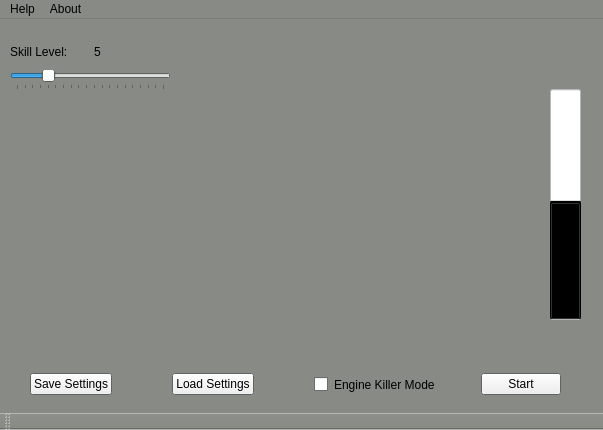
<?xml version="1.0" encoding="UTF-8"?>
<ui version="4.0">
 <class>MainWindow</class>
 <widget class="QMainWindow" name="MainWindow">
  <property name="geometry">
   <rect>
    <x>0</x>
    <y>0</y>
    <width>603</width>
    <height>430</height>
   </rect>
  </property>
  <property name="palette">
   <palette>
    <active>
     <colorrole role="Base">
      <brush brushstyle="SolidPattern">
       <color alpha="255">
        <red>255</red>
        <green>255</green>
        <blue>255</blue>
       </color>
      </brush>
     </colorrole>
     <colorrole role="Window">
      <brush brushstyle="SolidPattern">
       <color alpha="255">
        <red>136</red>
        <green>138</green>
        <blue>133</blue>
       </color>
      </brush>
     </colorrole>
     <colorrole role="ToolTipBase">
      <brush brushstyle="SolidPattern">
       <color alpha="255">
        <red>255</red>
        <green>255</green>
        <blue>220</blue>
       </color>
      </brush>
     </colorrole>
    </active>
    <inactive>
     <colorrole role="Base">
      <brush brushstyle="SolidPattern">
       <color alpha="255">
        <red>255</red>
        <green>255</green>
        <blue>255</blue>
       </color>
      </brush>
     </colorrole>
     <colorrole role="Window">
      <brush brushstyle="SolidPattern">
       <color alpha="255">
        <red>136</red>
        <green>138</green>
        <blue>133</blue>
       </color>
      </brush>
     </colorrole>
     <colorrole role="ToolTipBase">
      <brush brushstyle="SolidPattern">
       <color alpha="255">
        <red>255</red>
        <green>255</green>
        <blue>220</blue>
       </color>
      </brush>
     </colorrole>
    </inactive>
    <disabled>
     <colorrole role="Base">
      <brush brushstyle="SolidPattern">
       <color alpha="255">
        <red>136</red>
        <green>138</green>
        <blue>133</blue>
       </color>
      </brush>
     </colorrole>
     <colorrole role="Window">
      <brush brushstyle="SolidPattern">
       <color alpha="255">
        <red>136</red>
        <green>138</green>
        <blue>133</blue>
       </color>
      </brush>
     </colorrole>
     <colorrole role="ToolTipBase">
      <brush brushstyle="SolidPattern">
       <color alpha="255">
        <red>255</red>
        <green>255</green>
        <blue>220</blue>
       </color>
      </brush>
     </colorrole>
    </disabled>
   </palette>
  </property>
  <property name="windowTitle">
   <string>Chess Bot</string>
  </property>
  <property name="windowOpacity">
   <double>1.000000000000000</double>
  </property>
  <widget class="QWidget" name="centralwidget">
   <widget class="QWidget" name="verticalLayoutWidget">
    <property name="geometry">
     <rect>
      <x>10</x>
      <y>20</y>
      <width>161</width>
      <height>51</height>
     </rect>
    </property>
    <layout class="QVBoxLayout" name="verticalLayout_2">
     <item>
      <layout class="QHBoxLayout" name="horizontalLayout">
       <item>
        <widget class="QLabel" name="label">
         <property name="text">
          <string>Skill Level: </string>
         </property>
        </widget>
       </item>
       <item>
        <widget class="QLabel" name="skillLevel">
         <property name="text">
          <string>5</string>
         </property>
        </widget>
       </item>
      </layout>
     </item>
     <item>
      <widget class="QSlider" name="skillSlider">
       <property name="minimum">
        <number>1</number>
       </property>
       <property name="maximum">
        <number>20</number>
       </property>
       <property name="sliderPosition">
        <number>5</number>
       </property>
       <property name="orientation">
        <enum>Qt::Horizontal</enum>
       </property>
       <property name="tickPosition">
        <enum>QSlider::TicksBelow</enum>
       </property>
       <property name="tickInterval">
        <number>1</number>
       </property>
      </widget>
     </item>
    </layout>
   </widget>
   <widget class="QProgressBar" name="progressBar">
    <property name="geometry">
     <rect>
      <x>550</x>
      <y>70</y>
      <width>31</width>
      <height>231</height>
     </rect>
    </property>
    <property name="palette">
     <palette>
      <active>
       <colorrole role="WindowText">
        <brush brushstyle="SolidPattern">
         <color alpha="255">
          <red>0</red>
          <green>0</green>
          <blue>0</blue>
         </color>
        </brush>
       </colorrole>
       <colorrole role="Button">
        <brush brushstyle="SolidPattern">
         <color alpha="255">
          <red>255</red>
          <green>255</green>
          <blue>255</blue>
         </color>
        </brush>
       </colorrole>
       <colorrole role="Light">
        <brush brushstyle="SolidPattern">
         <color alpha="255">
          <red>255</red>
          <green>255</green>
          <blue>255</blue>
         </color>
        </brush>
       </colorrole>
       <colorrole role="Midlight">
        <brush brushstyle="SolidPattern">
         <color alpha="255">
          <red>255</red>
          <green>255</green>
          <blue>255</blue>
         </color>
        </brush>
       </colorrole>
       <colorrole role="Dark">
        <brush brushstyle="SolidPattern">
         <color alpha="255">
          <red>127</red>
          <green>127</green>
          <blue>127</blue>
         </color>
        </brush>
       </colorrole>
       <colorrole role="Mid">
        <brush brushstyle="SolidPattern">
         <color alpha="255">
          <red>170</red>
          <green>170</green>
          <blue>170</blue>
         </color>
        </brush>
       </colorrole>
       <colorrole role="Text">
        <brush brushstyle="SolidPattern">
         <color alpha="255">
          <red>0</red>
          <green>0</green>
          <blue>0</blue>
         </color>
        </brush>
       </colorrole>
       <colorrole role="BrightText">
        <brush brushstyle="SolidPattern">
         <color alpha="255">
          <red>255</red>
          <green>255</green>
          <blue>255</blue>
         </color>
        </brush>
       </colorrole>
       <colorrole role="ButtonText">
        <brush brushstyle="SolidPattern">
         <color alpha="255">
          <red>0</red>
          <green>0</green>
          <blue>0</blue>
         </color>
        </brush>
       </colorrole>
       <colorrole role="Base">
        <brush brushstyle="SolidPattern">
         <color alpha="255">
          <red>255</red>
          <green>255</green>
          <blue>255</blue>
         </color>
        </brush>
       </colorrole>
       <colorrole role="Window">
        <brush brushstyle="SolidPattern">
         <color alpha="255">
          <red>255</red>
          <green>255</green>
          <blue>255</blue>
         </color>
        </brush>
       </colorrole>
       <colorrole role="Shadow">
        <brush brushstyle="SolidPattern">
         <color alpha="255">
          <red>0</red>
          <green>0</green>
          <blue>0</blue>
         </color>
        </brush>
       </colorrole>
       <colorrole role="Highlight">
        <brush brushstyle="SolidPattern">
         <color alpha="255">
          <red>0</red>
          <green>0</green>
          <blue>0</blue>
         </color>
        </brush>
       </colorrole>
       <colorrole role="AlternateBase">
        <brush brushstyle="SolidPattern">
         <color alpha="255">
          <red>255</red>
          <green>255</green>
          <blue>255</blue>
         </color>
        </brush>
       </colorrole>
       <colorrole role="ToolTipBase">
        <brush brushstyle="SolidPattern">
         <color alpha="255">
          <red>255</red>
          <green>255</green>
          <blue>220</blue>
         </color>
        </brush>
       </colorrole>
       <colorrole role="ToolTipText">
        <brush brushstyle="SolidPattern">
         <color alpha="255">
          <red>0</red>
          <green>0</green>
          <blue>0</blue>
         </color>
        </brush>
       </colorrole>
       <colorrole role="PlaceholderText">
        <brush brushstyle="SolidPattern">
         <color alpha="128">
          <red>0</red>
          <green>0</green>
          <blue>0</blue>
         </color>
        </brush>
       </colorrole>
      </active>
      <inactive>
       <colorrole role="WindowText">
        <brush brushstyle="SolidPattern">
         <color alpha="255">
          <red>0</red>
          <green>0</green>
          <blue>0</blue>
         </color>
        </brush>
       </colorrole>
       <colorrole role="Button">
        <brush brushstyle="SolidPattern">
         <color alpha="255">
          <red>255</red>
          <green>255</green>
          <blue>255</blue>
         </color>
        </brush>
       </colorrole>
       <colorrole role="Light">
        <brush brushstyle="SolidPattern">
         <color alpha="255">
          <red>255</red>
          <green>255</green>
          <blue>255</blue>
         </color>
        </brush>
       </colorrole>
       <colorrole role="Midlight">
        <brush brushstyle="SolidPattern">
         <color alpha="255">
          <red>255</red>
          <green>255</green>
          <blue>255</blue>
         </color>
        </brush>
       </colorrole>
       <colorrole role="Dark">
        <brush brushstyle="SolidPattern">
         <color alpha="255">
          <red>127</red>
          <green>127</green>
          <blue>127</blue>
         </color>
        </brush>
       </colorrole>
       <colorrole role="Mid">
        <brush brushstyle="SolidPattern">
         <color alpha="255">
          <red>170</red>
          <green>170</green>
          <blue>170</blue>
         </color>
        </brush>
       </colorrole>
       <colorrole role="Text">
        <brush brushstyle="SolidPattern">
         <color alpha="255">
          <red>0</red>
          <green>0</green>
          <blue>0</blue>
         </color>
        </brush>
       </colorrole>
       <colorrole role="BrightText">
        <brush brushstyle="SolidPattern">
         <color alpha="255">
          <red>255</red>
          <green>255</green>
          <blue>255</blue>
         </color>
        </brush>
       </colorrole>
       <colorrole role="ButtonText">
        <brush brushstyle="SolidPattern">
         <color alpha="255">
          <red>0</red>
          <green>0</green>
          <blue>0</blue>
         </color>
        </brush>
       </colorrole>
       <colorrole role="Base">
        <brush brushstyle="SolidPattern">
         <color alpha="255">
          <red>255</red>
          <green>255</green>
          <blue>255</blue>
         </color>
        </brush>
       </colorrole>
       <colorrole role="Window">
        <brush brushstyle="SolidPattern">
         <color alpha="255">
          <red>255</red>
          <green>255</green>
          <blue>255</blue>
         </color>
        </brush>
       </colorrole>
       <colorrole role="Shadow">
        <brush brushstyle="SolidPattern">
         <color alpha="255">
          <red>0</red>
          <green>0</green>
          <blue>0</blue>
         </color>
        </brush>
       </colorrole>
       <colorrole role="Highlight">
        <brush brushstyle="SolidPattern">
         <color alpha="255">
          <red>0</red>
          <green>0</green>
          <blue>0</blue>
         </color>
        </brush>
       </colorrole>
       <colorrole role="AlternateBase">
        <brush brushstyle="SolidPattern">
         <color alpha="255">
          <red>255</red>
          <green>255</green>
          <blue>255</blue>
         </color>
        </brush>
       </colorrole>
       <colorrole role="ToolTipBase">
        <brush brushstyle="SolidPattern">
         <color alpha="255">
          <red>255</red>
          <green>255</green>
          <blue>220</blue>
         </color>
        </brush>
       </colorrole>
       <colorrole role="ToolTipText">
        <brush brushstyle="SolidPattern">
         <color alpha="255">
          <red>0</red>
          <green>0</green>
          <blue>0</blue>
         </color>
        </brush>
       </colorrole>
       <colorrole role="PlaceholderText">
        <brush brushstyle="SolidPattern">
         <color alpha="128">
          <red>0</red>
          <green>0</green>
          <blue>0</blue>
         </color>
        </brush>
       </colorrole>
      </inactive>
      <disabled>
       <colorrole role="WindowText">
        <brush brushstyle="SolidPattern">
         <color alpha="255">
          <red>127</red>
          <green>127</green>
          <blue>127</blue>
         </color>
        </brush>
       </colorrole>
       <colorrole role="Button">
        <brush brushstyle="SolidPattern">
         <color alpha="255">
          <red>255</red>
          <green>255</green>
          <blue>255</blue>
         </color>
        </brush>
       </colorrole>
       <colorrole role="Light">
        <brush brushstyle="SolidPattern">
         <color alpha="255">
          <red>255</red>
          <green>255</green>
          <blue>255</blue>
         </color>
        </brush>
       </colorrole>
       <colorrole role="Midlight">
        <brush brushstyle="SolidPattern">
         <color alpha="255">
          <red>255</red>
          <green>255</green>
          <blue>255</blue>
         </color>
        </brush>
       </colorrole>
       <colorrole role="Dark">
        <brush brushstyle="SolidPattern">
         <color alpha="255">
          <red>127</red>
          <green>127</green>
          <blue>127</blue>
         </color>
        </brush>
       </colorrole>
       <colorrole role="Mid">
        <brush brushstyle="SolidPattern">
         <color alpha="255">
          <red>170</red>
          <green>170</green>
          <blue>170</blue>
         </color>
        </brush>
       </colorrole>
       <colorrole role="Text">
        <brush brushstyle="SolidPattern">
         <color alpha="255">
          <red>127</red>
          <green>127</green>
          <blue>127</blue>
         </color>
        </brush>
       </colorrole>
       <colorrole role="BrightText">
        <brush brushstyle="SolidPattern">
         <color alpha="255">
          <red>255</red>
          <green>255</green>
          <blue>255</blue>
         </color>
        </brush>
       </colorrole>
       <colorrole role="ButtonText">
        <brush brushstyle="SolidPattern">
         <color alpha="255">
          <red>127</red>
          <green>127</green>
          <blue>127</blue>
         </color>
        </brush>
       </colorrole>
       <colorrole role="Base">
        <brush brushstyle="SolidPattern">
         <color alpha="255">
          <red>255</red>
          <green>255</green>
          <blue>255</blue>
         </color>
        </brush>
       </colorrole>
       <colorrole role="Window">
        <brush brushstyle="SolidPattern">
         <color alpha="255">
          <red>255</red>
          <green>255</green>
          <blue>255</blue>
         </color>
        </brush>
       </colorrole>
       <colorrole role="Shadow">
        <brush brushstyle="SolidPattern">
         <color alpha="255">
          <red>0</red>
          <green>0</green>
          <blue>0</blue>
         </color>
        </brush>
       </colorrole>
       <colorrole role="Highlight">
        <brush brushstyle="SolidPattern">
         <color alpha="255">
          <red>145</red>
          <green>145</green>
          <blue>145</blue>
         </color>
        </brush>
       </colorrole>
       <colorrole role="AlternateBase">
        <brush brushstyle="SolidPattern">
         <color alpha="255">
          <red>255</red>
          <green>255</green>
          <blue>255</blue>
         </color>
        </brush>
       </colorrole>
       <colorrole role="ToolTipBase">
        <brush brushstyle="SolidPattern">
         <color alpha="255">
          <red>255</red>
          <green>255</green>
          <blue>220</blue>
         </color>
        </brush>
       </colorrole>
       <colorrole role="ToolTipText">
        <brush brushstyle="SolidPattern">
         <color alpha="255">
          <red>0</red>
          <green>0</green>
          <blue>0</blue>
         </color>
        </brush>
       </colorrole>
       <colorrole role="PlaceholderText">
        <brush brushstyle="SolidPattern">
         <color alpha="128">
          <red>0</red>
          <green>0</green>
          <blue>0</blue>
         </color>
        </brush>
       </colorrole>
      </disabled>
     </palette>
    </property>
    <property name="autoFillBackground">
     <bool>false</bool>
    </property>
    <property name="value">
     <number>50</number>
    </property>
    <property name="textVisible">
     <bool>true</bool>
    </property>
    <property name="orientation">
     <enum>Qt::Vertical</enum>
    </property>
    <property name="invertedAppearance">
     <bool>false</bool>
    </property>
    <property name="format">
     <string/>
    </property>
   </widget>
   <widget class="QWidget" name="horizontalLayoutWidget_3">
    <property name="geometry">
     <rect>
      <x>30</x>
      <y>340</y>
      <width>531</width>
      <height>51</height>
     </rect>
    </property>
    <layout class="QHBoxLayout" name="horizontalLayout_3">
     <item>
      <widget class="QPushButton" name="pushButton">
       <property name="text">
        <string>Save Settings</string>
       </property>
      </widget>
     </item>
     <item>
      <spacer name="horizontalSpacer">
       <property name="orientation">
        <enum>Qt::Horizontal</enum>
       </property>
       <property name="sizeHint" stdset="0">
        <size>
         <width>0</width>
         <height>0</height>
        </size>
       </property>
      </spacer>
     </item>
     <item>
      <widget class="QPushButton" name="pushButton_2">
       <property name="text">
        <string>Load Settings</string>
       </property>
      </widget>
     </item>
     <item>
      <spacer name="horizontalSpacer_2">
       <property name="orientation">
        <enum>Qt::Horizontal</enum>
       </property>
       <property name="sizeHint" stdset="0">
        <size>
         <width>40</width>
         <height>20</height>
        </size>
       </property>
      </spacer>
     </item>
     <item>
      <layout class="QHBoxLayout" name="horizontalLayout_2">
       <item>
        <widget class="QCheckBox" name="checkBox">
         <property name="text">
          <string/>
         </property>
        </widget>
       </item>
       <item>
        <widget class="QLabel" name="label_2">
         <property name="text">
          <string>Engine Killer Mode</string>
         </property>
        </widget>
       </item>
       <item>
        <spacer name="horizontalSpacer_3">
         <property name="orientation">
          <enum>Qt::Horizontal</enum>
         </property>
         <property name="sizeHint" stdset="0">
          <size>
           <width>40</width>
           <height>20</height>
          </size>
         </property>
        </spacer>
       </item>
       <item>
        <widget class="QPushButton" name="pushButton_3">
         <property name="text">
          <string>Start</string>
         </property>
        </widget>
       </item>
      </layout>
     </item>
    </layout>
   </widget>
  </widget>
  <widget class="QMenuBar" name="menubar">
   <property name="geometry">
    <rect>
     <x>0</x>
     <y>0</y>
     <width>603</width>
     <height>22</height>
    </rect>
   </property>
   <widget class="QMenu" name="menuHelp">
    <property name="title">
     <string>Help</string>
    </property>
   </widget>
   <widget class="QMenu" name="menuAbout">
    <property name="title">
     <string>About</string>
    </property>
   </widget>
   <addaction name="menuHelp"/>
   <addaction name="menuAbout"/>
  </widget>
  <widget class="QToolBar" name="toolBar">
   <property name="windowTitle">
    <string>toolBar</string>
   </property>
   <attribute name="toolBarArea">
    <enum>BottomToolBarArea</enum>
   </attribute>
   <attribute name="toolBarBreak">
    <bool>false</bool>
   </attribute>
  </widget>
 </widget>
 <resources/>
 <connections>
  <connection>
   <sender>skillSlider</sender>
   <signal>valueChanged(int)</signal>
   <receiver>skillLevel</receiver>
   <slot>setNum(int)</slot>
   <hints>
    <hint type="sourcelabel">
     <x>130</x>
     <y>92</y>
    </hint>
    <hint type="destinationlabel">
     <x>143</x>
     <y>60</y>
    </hint>
   </hints>
  </connection>
 </connections>
</ui>
